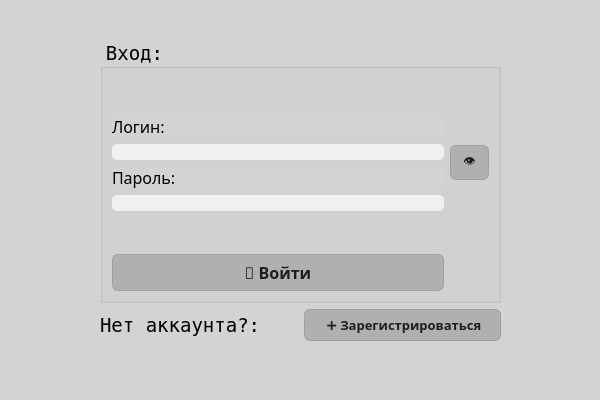
<?xml version="1.0" encoding="UTF-8"?>
<ui version="4.0">
 <class>LoginUi</class>
 <widget class="QWidget" name="LoginUi">
  <property name="geometry">
   <rect>
    <x>0</x>
    <y>0</y>
    <width>600</width>
    <height>400</height>
   </rect>
  </property>
  <property name="sizePolicy">
   <sizepolicy hsizetype="Fixed" vsizetype="Fixed">
    <horstretch>0</horstretch>
    <verstretch>0</verstretch>
   </sizepolicy>
  </property>
  <property name="windowTitle">
   <string>Окно входа</string>
  </property>
  <property name="styleSheet">
   <string notr="true">background-color: #D3D3D3;
color: black;
</string>
  </property>
  <widget class="QStackedWidget" name="stackedWidget">
   <property name="geometry">
    <rect>
     <x>0</x>
     <y>0</y>
     <width>600</width>
     <height>400</height>
    </rect>
   </property>
   <property name="sizePolicy">
    <sizepolicy hsizetype="Fixed" vsizetype="Fixed">
     <horstretch>0</horstretch>
     <verstretch>0</verstretch>
    </sizepolicy>
   </property>
   <property name="currentIndex">
    <number>0</number>
   </property>
   <widget class="QWidget" name="LoginPage">
    <widget class="QWidget" name="layoutWidget">
     <property name="geometry">
      <rect>
       <x>100</x>
       <y>40</y>
       <width>401</width>
       <height>301</height>
      </rect>
     </property>
     <layout class="QVBoxLayout" name="verticalLayout_4">
      <item>
       <widget class="QGroupBox" name="groupBox">
        <property name="font">
         <font>
          <family>DejaVu Sans Mono</family>
          <pointsize>14</pointsize>
         </font>
        </property>
        <property name="styleSheet">
         <string notr="true">color: black;</string>
        </property>
        <property name="title">
         <string>Вход:</string>
        </property>
        <layout class="QVBoxLayout" name="verticalLayout_3">
         <item>
          <spacer name="verticalSpacer_3">
           <property name="orientation">
            <enum>Qt::Vertical</enum>
           </property>
           <property name="sizeHint" stdset="0">
            <size>
             <width>20</width>
             <height>40</height>
            </size>
           </property>
          </spacer>
         </item>
         <item>
          <layout class="QGridLayout" name="gridLayout_3">
           <item row="2" column="0">
            <widget class="QPushButton" name="LoginBtn">
             <property name="font">
              <font>
               <family>Noto Sans</family>
               <pointsize>12</pointsize>
               <weight>75</weight>
               <bold>true</bold>
              </font>
             </property>
             <property name="styleSheet">
              <string notr="true">QPushButton {
    background-color: #B0B0B0;
    color: #1E1E1E;
    border: 1px solid #A0A0A0;
    border-radius: 6px;
    padding: 6px 12px;
}

QPushButton:hover {
    background-color: #9C9C9C;
}

QPushButton:pressed {
    background-color: #888888;
}</string>
             </property>
             <property name="text">
              <string>🔑 Войти</string>
             </property>
            </widget>
           </item>
           <item row="0" column="1">
            <widget class="QPushButton" name="LoginShowPwd">
             <property name="styleSheet">
              <string notr="true">QPushButton {
    background-color: #B0B0B0;
    color: #1E1E1E;
    border: 1px solid #A0A0A0;
    border-radius: 6px;
    padding: 6px 12px;
}

QPushButton:hover {
    background-color: #9C9C9C;
}

QPushButton:pressed {
    background-color: #888888;
}</string>
             </property>
             <property name="text">
              <string>👁</string>
             </property>
            </widget>
           </item>
           <item row="0" column="0">
            <layout class="QVBoxLayout" name="verticalLayout">
             <item>
              <widget class="QLabel" name="label">
               <property name="font">
                <font>
                 <family>Noto Sans</family>
                 <pointsize>12</pointsize>
                 <weight>50</weight>
                 <bold>false</bold>
                </font>
               </property>
               <property name="styleSheet">
                <string notr="true">color: black;</string>
               </property>
               <property name="text">
                <string>Логин:</string>
               </property>
              </widget>
             </item>
             <item>
              <widget class="QLineEdit" name="LoginEdit">
               <property name="styleSheet">
                <string notr="true">background-color: #f0f0f0;
border-radius: 5px;
color: black;</string>
               </property>
               <property name="echoMode">
                <enum>QLineEdit::Normal</enum>
               </property>
              </widget>
             </item>
             <item>
              <widget class="QLabel" name="label_2">
               <property name="font">
                <font>
                 <family>Noto Sans</family>
                 <pointsize>12</pointsize>
                 <weight>50</weight>
                 <bold>false</bold>
                </font>
               </property>
               <property name="styleSheet">
                <string notr="true">color: black;</string>
               </property>
               <property name="text">
                <string>Пароль:</string>
               </property>
              </widget>
             </item>
             <item>
              <widget class="QLineEdit" name="PasswordEdit">
               <property name="sizePolicy">
                <sizepolicy hsizetype="Ignored" vsizetype="Fixed">
                 <horstretch>0</horstretch>
                 <verstretch>0</verstretch>
                </sizepolicy>
               </property>
               <property name="styleSheet">
                <string notr="true">background-color: #f0f0f0;
border-radius: 5px;
color: black;</string>
               </property>
               <property name="echoMode">
                <enum>QLineEdit::Password</enum>
               </property>
              </widget>
             </item>
            </layout>
           </item>
           <item row="1" column="0">
            <spacer name="verticalSpacer">
             <property name="orientation">
              <enum>Qt::Vertical</enum>
             </property>
             <property name="sizeHint" stdset="0">
              <size>
               <width>20</width>
               <height>40</height>
              </size>
             </property>
            </spacer>
           </item>
          </layout>
         </item>
        </layout>
       </widget>
      </item>
      <item>
       <layout class="QGridLayout" name="gridLayout">
        <item row="0" column="1">
         <widget class="QPushButton" name="login_to_register_btn">
          <property name="font">
           <font>
            <family>Noto Sans</family>
            <pointsize>10</pointsize>
            <weight>75</weight>
            <bold>true</bold>
           </font>
          </property>
          <property name="styleSheet">
           <string notr="true">QPushButton {
    background-color: #B0B0B0;
    color: #1E1E1E;
    border: 1px solid #A0A0A0;
    border-radius: 6px;
    padding: 6px 12px;
}

QPushButton:hover {
    background-color: #9C9C9C;
}

QPushButton:pressed {
    background-color: #888888;
}</string>
          </property>
          <property name="text">
           <string> ➕ Зарегистрироваться</string>
          </property>
         </widget>
        </item>
        <item row="0" column="0">
         <widget class="QLabel" name="label_4">
          <property name="font">
           <font>
            <family>DejaVu Sans Mono</family>
            <pointsize>14</pointsize>
            <weight>50</weight>
            <bold>false</bold>
           </font>
          </property>
          <property name="styleSheet">
           <string notr="true">color: black;</string>
          </property>
          <property name="text">
           <string>Нет аккаунта?:</string>
          </property>
         </widget>
        </item>
       </layout>
      </item>
     </layout>
    </widget>
   </widget>
   <widget class="QWidget" name="RegisterPage">
    <widget class="QWidget" name="layoutWidget">
     <property name="geometry">
      <rect>
       <x>120</x>
       <y>20</y>
       <width>381</width>
       <height>331</height>
      </rect>
     </property>
     <layout class="QVBoxLayout" name="verticalLayout_5">
      <item>
       <widget class="QGroupBox" name="groupBox_2">
        <property name="font">
         <font>
          <family>DejaVu Sans Mono</family>
          <pointsize>14</pointsize>
         </font>
        </property>
        <property name="styleSheet">
         <string notr="true">color: black;</string>
        </property>
        <property name="title">
         <string>Регистрация:</string>
        </property>
        <layout class="QVBoxLayout" name="verticalLayout_2">
         <item>
          <layout class="QGridLayout" name="gridLayout_4">
           <item row="7" column="0" colspan="3">
            <widget class="QLabel" name="label_6">
             <property name="font">
              <font>
               <family>DejaVu Sans Mono</family>
               <pointsize>12</pointsize>
              </font>
             </property>
             <property name="styleSheet">
              <string notr="true">color: black;</string>
             </property>
             <property name="text">
              <string>Подтверждение пароля</string>
             </property>
            </widget>
           </item>
           <item row="8" column="0" colspan="2">
            <widget class="QLineEdit" name="RegistPasswordConfirmEdit">
             <property name="styleSheet">
              <string notr="true">background-color: #f0f0f0;
border-radius: 5px;
color: black;</string>
             </property>
             <property name="echoMode">
              <enum>QLineEdit::Password</enum>
             </property>
            </widget>
           </item>
           <item row="4" column="0">
            <widget class="QLineEdit" name="RegistLoginEdit">
             <property name="styleSheet">
              <string notr="true">background-color: #f0f0f0;
border-radius: 5px;
color: black;</string>
             </property>
            </widget>
           </item>
           <item row="6" column="0" colspan="2">
            <widget class="QLineEdit" name="RegistPasswordEdit">
             <property name="styleSheet">
              <string notr="true">background-color: #f0f0f0;
border-radius: 5px;
color: black;</string>
             </property>
             <property name="echoMode">
              <enum>QLineEdit::Password</enum>
             </property>
            </widget>
           </item>
           <item row="9" column="0">
            <spacer name="verticalSpacer_2">
             <property name="orientation">
              <enum>Qt::Vertical</enum>
             </property>
             <property name="sizeHint" stdset="0">
              <size>
               <width>20</width>
               <height>40</height>
              </size>
             </property>
            </spacer>
           </item>
           <item row="10" column="0" colspan="3">
            <widget class="QPushButton" name="RegisterBtnNewUser">
             <property name="font">
              <font>
               <family>Noto Sans</family>
               <pointsize>10</pointsize>
               <weight>75</weight>
               <bold>true</bold>
              </font>
             </property>
             <property name="styleSheet">
              <string notr="true">QPushButton {
    background-color: #B0B0B0;
    color: #1E1E1E;
    border: 1px solid #A0A0A0;
    border-radius: 6px;
    padding: 6px 12px;
}

QPushButton:hover {
    background-color: #9C9C9C;
}

QPushButton:pressed {
    background-color: #888888;
}</string>
             </property>
             <property name="text">
              <string> ➕ Зарегистрироваться</string>
             </property>
            </widget>
           </item>
           <item row="5" column="0">
            <widget class="QLabel" name="label_7">
             <property name="font">
              <font>
               <family>DejaVu Sans Mono</family>
               <pointsize>12</pointsize>
              </font>
             </property>
             <property name="styleSheet">
              <string notr="true">color: black;</string>
             </property>
             <property name="text">
              <string>Пароль</string>
             </property>
            </widget>
           </item>
           <item row="6" column="2">
            <widget class="QPushButton" name="RegistShowPwd">
             <property name="styleSheet">
              <string notr="true">QPushButton {
    background-color: #B0B0B0;
    color: #1E1E1E;
    border: 1px solid #A0A0A0;
    border-radius: 6px;
    padding: 6px 12px;
}

QPushButton:hover {
    background-color: #9C9C9C;
}

QPushButton:pressed {
    background-color: #888888;
}</string>
             </property>
             <property name="text">
              <string>👁</string>
             </property>
            </widget>
           </item>
           <item row="3" column="0">
            <widget class="QLabel" name="label_5">
             <property name="font">
              <font>
               <family>DejaVu Sans Mono</family>
               <pointsize>12</pointsize>
              </font>
             </property>
             <property name="styleSheet">
              <string notr="true">color: black;</string>
             </property>
             <property name="text">
              <string>Имя пользователя</string>
             </property>
            </widget>
           </item>
           <item row="2" column="0">
            <spacer name="verticalSpacer_4">
             <property name="orientation">
              <enum>Qt::Vertical</enum>
             </property>
             <property name="sizeHint" stdset="0">
              <size>
               <width>20</width>
               <height>40</height>
              </size>
             </property>
            </spacer>
           </item>
          </layout>
         </item>
        </layout>
       </widget>
      </item>
      <item>
       <layout class="QGridLayout" name="gridLayout_2">
        <item row="0" column="1">
         <widget class="QPushButton" name="register_to_login_btn">
          <property name="font">
           <font>
            <family>Noto Sans</family>
            <pointsize>12</pointsize>
            <weight>75</weight>
            <bold>true</bold>
           </font>
          </property>
          <property name="styleSheet">
           <string notr="true">QPushButton {
    background-color: #B0B0B0;
    color: #1E1E1E;
    border: 1px solid #A0A0A0;
    border-radius: 6px;
    padding: 6px 12px;
}

QPushButton:hover {
    background-color: #9C9C9C;
}

QPushButton:pressed {
    background-color: #888888;
}</string>
          </property>
          <property name="text">
           <string>🔑 Войти</string>
          </property>
         </widget>
        </item>
        <item row="0" column="0">
         <widget class="QLabel" name="label_8">
          <property name="font">
           <font>
            <family>DejaVu Sans Mono</family>
            <pointsize>14</pointsize>
            <weight>50</weight>
            <bold>false</bold>
           </font>
          </property>
          <property name="styleSheet">
           <string notr="true">color: black;</string>
          </property>
          <property name="text">
           <string>Уже есть аккаунт? </string>
          </property>
         </widget>
        </item>
       </layout>
      </item>
     </layout>
    </widget>
   </widget>
  </widget>
 </widget>
 <resources/>
 <connections/>
</ui>
